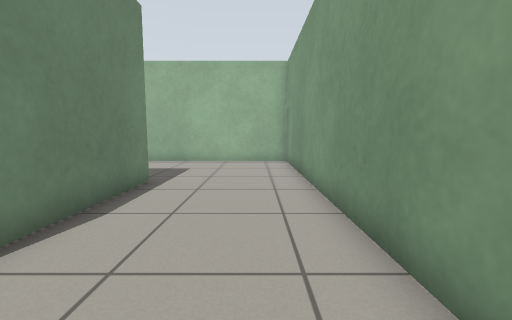
[1] (above)

16 first-person views from a walk through a Gazebo world. The camera is 0.72 m above the floor, tilts 6° down and sees 90° across. The floor is counted in squares, 0.5 m on a side. Each view is taken from the middle of a square. On the plan, view 1 faces up. The plan holds only what a view shows up to about 13 squares ahead; the rest is blank.

[2]
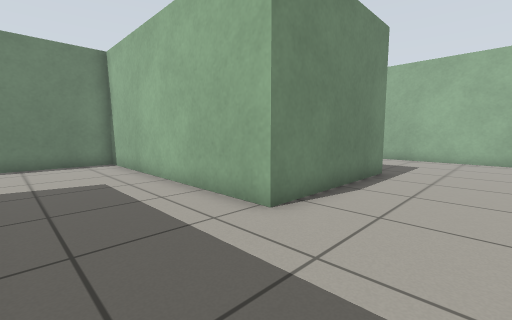

[3]
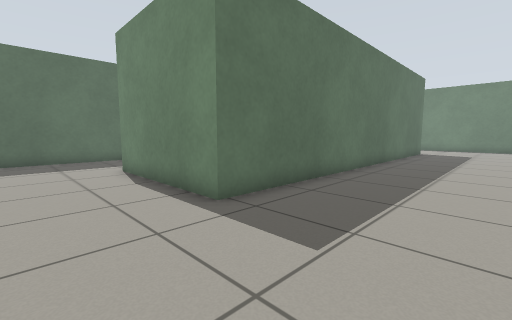

[4]
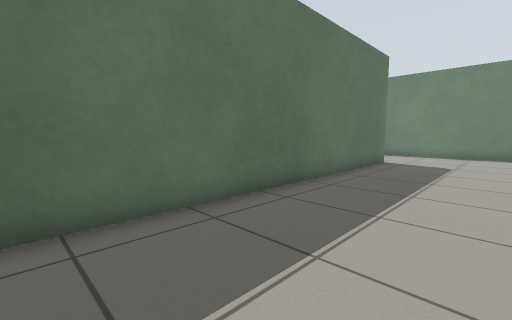

[5]
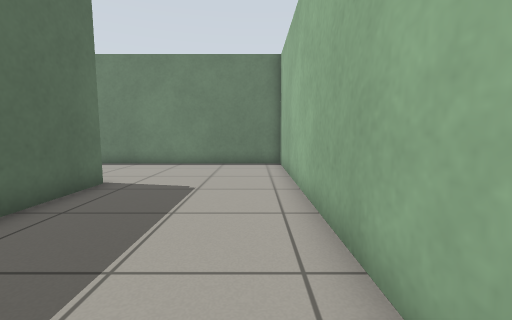

[6]
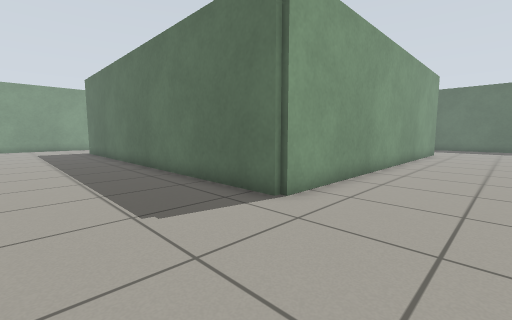

[7]
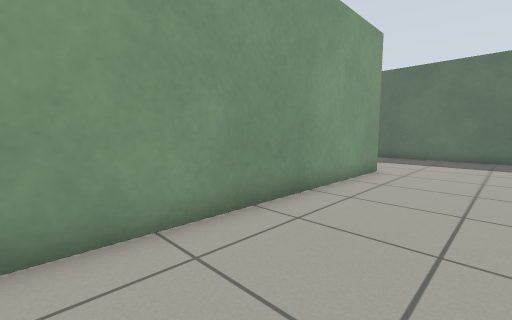

[8]
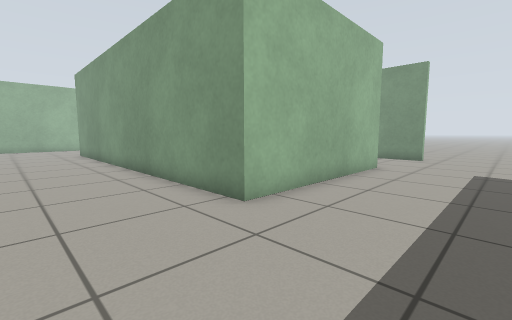

[9]
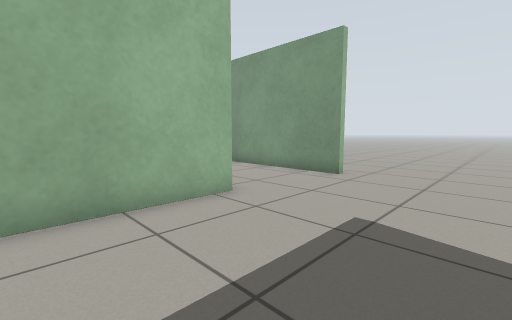

[10]
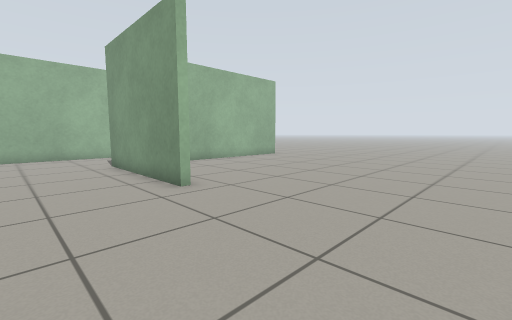

[11]
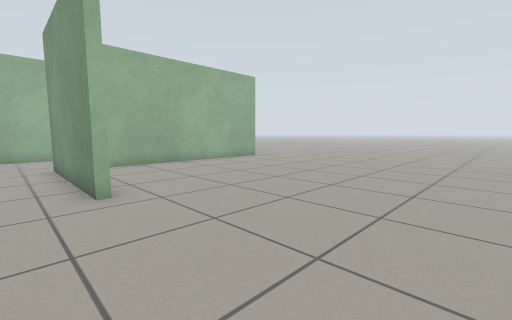

[12]
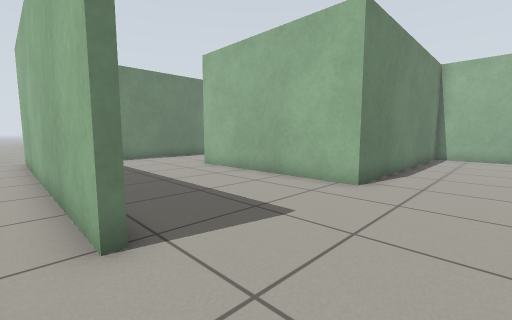

[13]
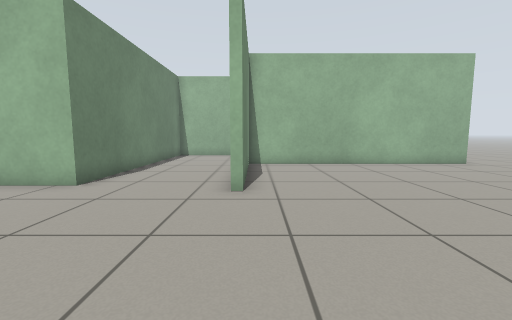

[14]
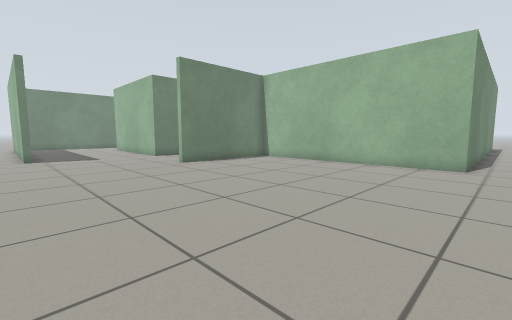

[15]
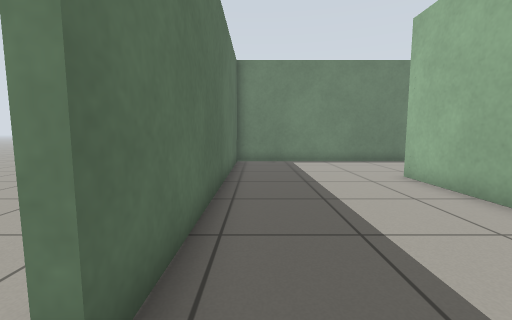

[16]
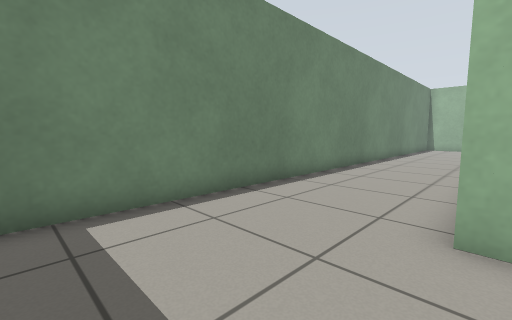

### Floor plan
Points are (right, up) in squares from view 1. A wall is a line through its corners. A room is listed if a view was taken in it or the views show most of it. See-through windows are left out.
Room 1 (views 1, 2, 3, 4, 5, 6, 7, 8, 9, 10, 11, 12, 13, 14, 15, 16)
walls: (-8.3, -4) (-8.3, -8.9); (-12.9, 1.6) (-12.9, -8.1) (-20.4, -8.1) (-20.4, 7.6) (-3.2, 7.6) (-3.2, 1.6) (-12.9, 1.6); (-4.1, -2.7) (0.1, -2.7); (-8.6, -8.9) (-8.6, -2.8); (1.9, -3.1) (-8.4, -3.1); (1.6, 1.4) (1.6, 13.1) (-5.6, 13.1); (-25, 1.8) (-25, -14) (-13.3, -14) (-13.3, -14.3) (-25.4, -14.3); (-14, 13.1) (-25, 13.1) (-25, 4.6)
ways out: opening at (-25, -15); opening at (3, -4)

Where each view was taken, in squares from view 1:
view 1: 0 up, 0 right, facing up
view 2: 2 down, 0 right, facing up-left
view 3: 12 up, 0 right, facing down-left
view 4: 12 up, 7 left, facing down-left
view 5: 12 up, 13 left, facing left
view 6: 12 up, 24 left, facing down-right
view 7: 2 up, 24 left, facing down-right
view 8: 12 down, 24 left, facing up-right
view 9: 13 down, 17 left, facing up-right
view 10: 15 down, 12 left, facing up-right
view 11: 15 down, 10 left, facing up-right
view 12: 15 down, 10 left, facing up-left
view 13: 15 down, 8 left, facing up
view 14: 15 down, 3 right, facing up-left
view 15: 13 down, 12 left, facing left
view 16: 12 down, 20 left, facing up-left
